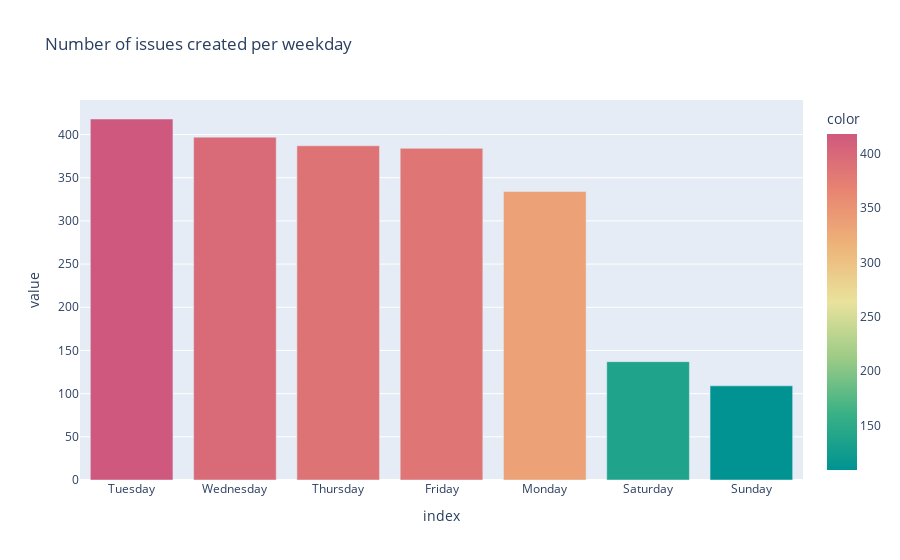

Notebook code for this chart:
### Code cell
# Analyzing the Creation Days of Issues

# Compute the value counts for 'created_day_name' column
value_counts = df_issues['created_day_name'].value_counts()

# Create a bar plot using plotly
fig = px.bar(value_counts, orientation='v', title='Number of issues created per weekday', color=value_counts.values, color_continuous_scale='Temps')

# Show the plot
fig.show()

### Figure 1 — Plotly figure (JSON) as saved in the notebook; plotly's stock layout.template omitted (floating-point values rounded to 4 significant figures)
{"data": [{"alignmentgroup": "True", "hovertemplate": "index=%{x}<br>value=%{y}<br>color=%{marker.color}<extra></extra>", "legendgroup": "", "marker": {"color": [418, 397, 387, 384, 334, 137, 109], "coloraxis": "coloraxis", "pattern": {"shape": ""}}, "name": "", "offsetgroup": "", "orientation": "v", "showlegend": false, "textposition": "auto", "type": "bar", "x": ["Tuesday", "Wednesday", "Thursday", "Friday", "Monday", "Saturday", "Sunday"], "xaxis": "x", "y": [418, 397, 387, 384, 334, 137, 109], "yaxis": "y"}], "layout": {"barmode": "relative", "coloraxis": {"colorbar": {"title": {"text": "color"}}, "colorscale": [[0, "rgb(0, 147, 146)"], [0.1667, "rgb(57, 177, 133)"], [0.3333, "rgb(156, 203, 134)"], [0.5, "rgb(233, 226, 156)"], [0.6667, "rgb(238, 180, 121)"], [0.8333, "rgb(232, 132, 113)"], [1, "rgb(207, 89, 126)"]]}, "legend": {"tracegroupgap": 0}, "title": {"text": "Number of issues created per weekday"}, "xaxis": {"anchor": "y", "domain": [0, 1], "title": {"text": "index"}}, "yaxis": {"anchor": "x", "domain": [0, 1], "title": {"text": "value"}}}}
